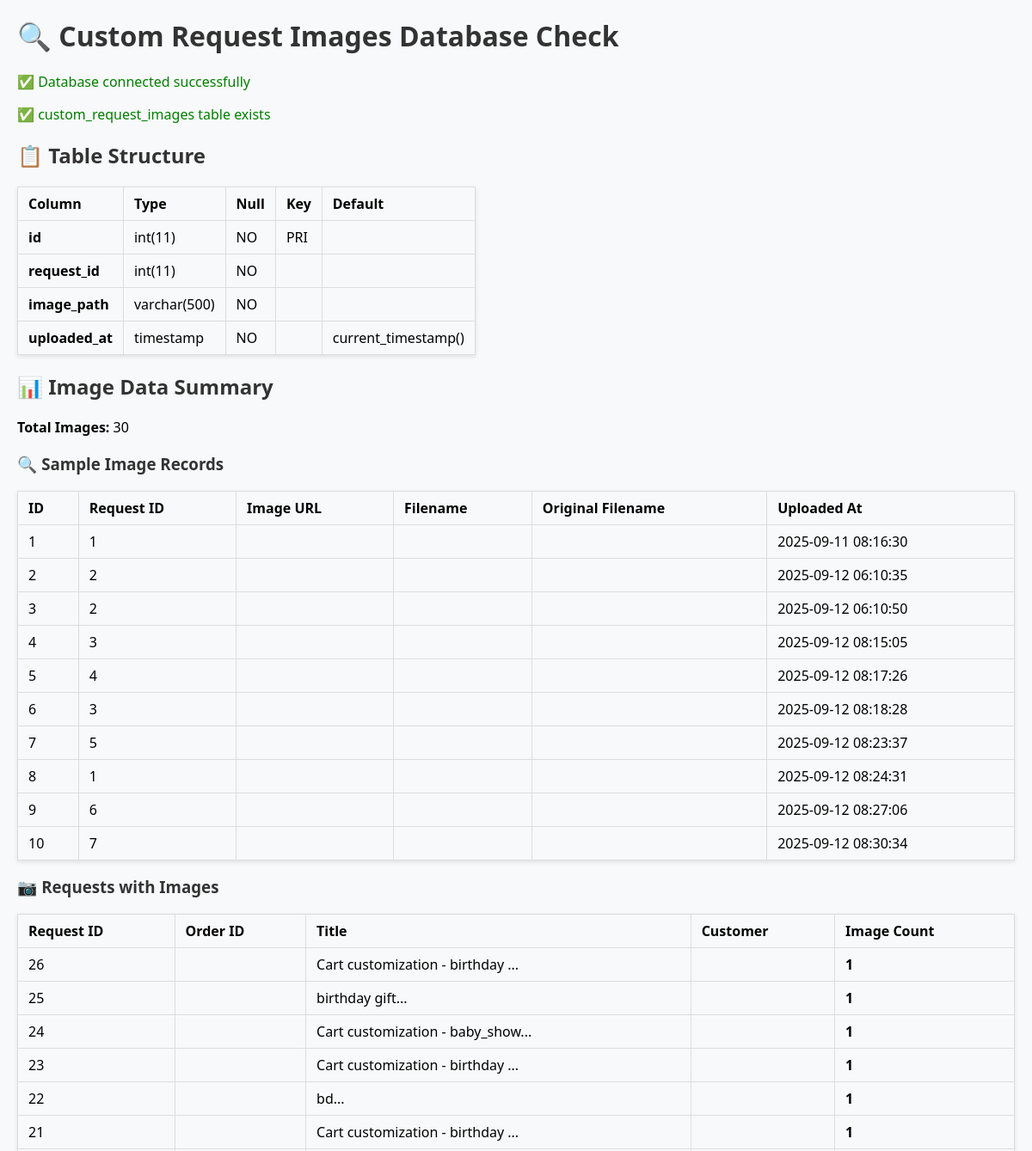
Page /check-image-database.php (upper part) on the earlier database version.
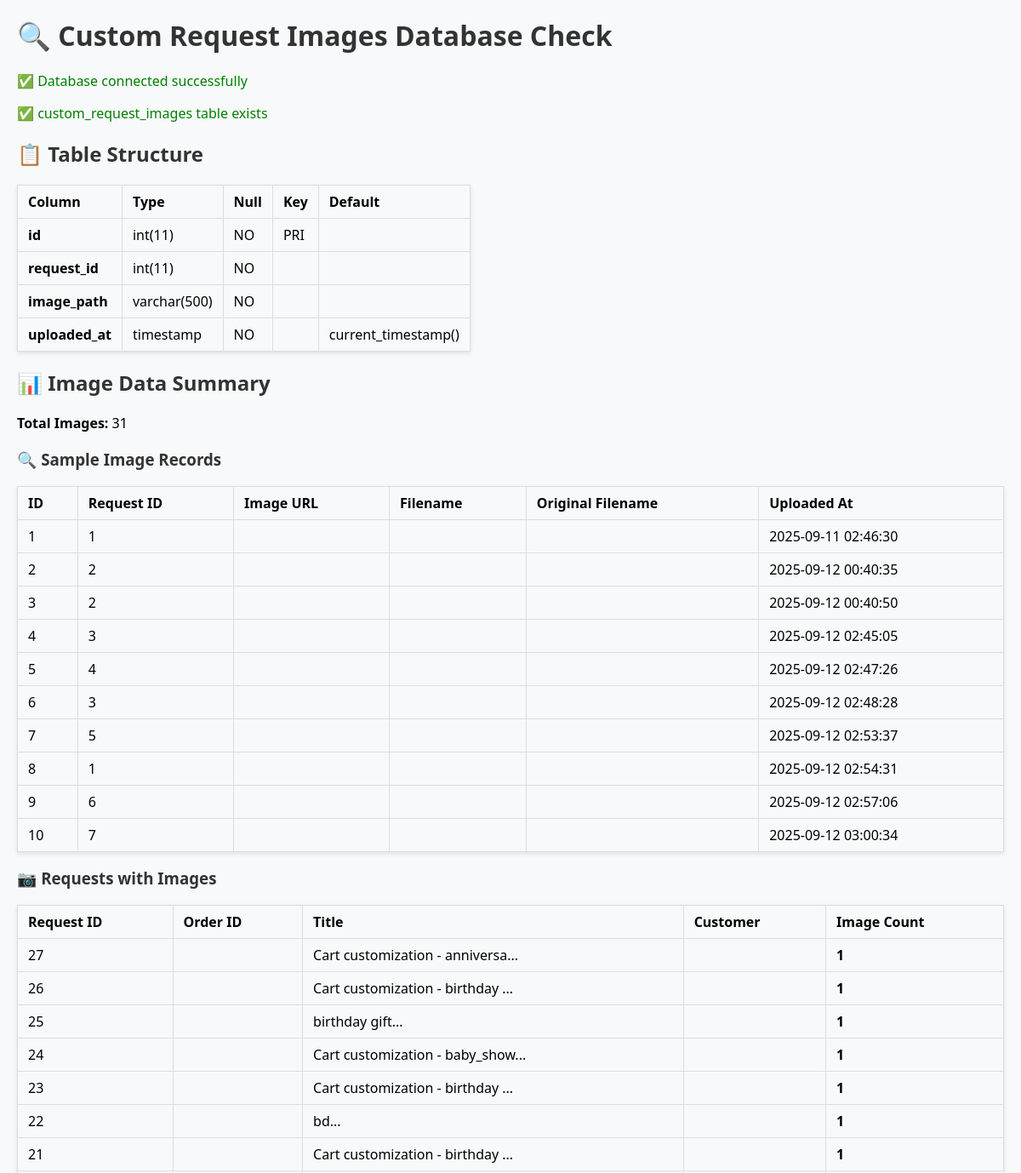
Same page on the later database version.
### tables this page shows
CREATE TABLE `custom_request_images` (
  `id` int(11) NOT NULL,
  `request_id` int(11) NOT NULL,
  `image_path` varchar(500) NOT NULL,
  `uploaded_at` timestamp NOT NULL DEFAULT current_timestamp()
);

CREATE TABLE `custom_requests` (
  `id` int(11) NOT NULL,
  `user_id` int(11) NOT NULL,
  `title` varchar(255) NOT NULL,
  `description` text NOT NULL,
  `category_id` int(11) DEFAULT NULL,
  `occasion` varchar(100) DEFAULT NULL,
  `budget_min` decimal(10,2) DEFAULT NULL,
  `budget_max` decimal(10,2) DEFAULT NULL,
  `deadline` date DEFAULT NULL,
  `special_instructions` text DEFAULT NULL,
  `gift_tier` enum('budget','premium') DEFAULT 'budget',
  `source` enum('form','cart') NOT NULL DEFAULT 'form',
  `artwork_id` int(11) DEFAULT NULL,
  `requested_quantity` int(11) NOT NULL DEFAULT 1,
  `status` enum('pending','in_progress','completed','cancelled') DEFAULT 'pending',
  `created_at` timestamp NOT NULL DEFAULT current_timestamp()
);

### check-image-database.php (the view, shortened to what this page needs)
<?php
echo "<h1>🔍 Custom Request Images Database Check</h1>";
try {
    $database = new Database();
    $pdo = $database->getConnection();
    echo "<p style='color: green;'>✅ Database connected successfully</p>";
    echo "<p style='color: green;'>✅ custom_request_images table exists</p>";
    echo "<h2>📋 Table Structure</h2>";
    $columns = $pdo->query("DESCRIBE custom_request_images")->fetchAll();
    echo "<table border='1' style='border-collapse: collapse; margin: 10px 0;'>";
    echo "<tr style='background: #f0f0f0;'><th>Column</th><th>Type</th><th>Null</th><th>Key</th><th>Default</th></tr>";
    foreach ($columns as $col) {
        echo "<tr>";
        echo "<td><strong>{$col['Field']}</strong></td>";
        echo "<td>{$col['Type']}</td>";
        echo "<td>{$col['Null']}</td>";
        echo "<td>{$col['Key']}</td>";
        echo "<td>{$col['Default']}</td>";
        echo "</tr>";
    }
    echo "</table>";
    $totalImages = $pdo->query("SELECT COUNT(*) FROM custom_request_images")->fetchColumn();
    echo "<h2>📊 Image Data Summary</h2>";
    echo "<p><strong>Total Images:</strong> $totalImages</p>";
    if ($totalImages > 0) {
        echo "<h3>🔍 Sample Image Records</h3>";
        $sampleImages = $pdo->query("SELECT * FROM custom_request_images LIMIT 10")->fetchAll();
        echo "<table border='1' style='border-collapse: collapse; width: 100%; margin: 10px 0;'>";
        echo "<tr style='background: #f0f0f0;'>";
        echo "<th>ID</th><th>Request ID</th><th>Image URL</th><th>Filename</th><th>Original Filename</th><th>Uploaded At</th>";
        echo "</tr>";
        foreach ($sampleImages as $img) {
            echo "<tr>";
            echo "<td>{$img['id']}</td>";
            echo "<td>{$img['request_id']}</td>";
            echo "<td style='max-width: 200px; word-break: break-all;'>{$img['image_url']}</td>";
            echo "<td>{$img['filename']}</td>";
            echo "<td>{$img['original_filename']}</td>";
            echo "<td>{$img['uploaded_at']}</td>";
            echo "</tr>";
        }
        echo "</table>";
        echo "<h3>📷 Requests with Images</h3>";
        $requestsWithImages = $pdo->query("
            SELECT
                cr.id,
                cr.order_id,
                cr.title,
                cr.customer_name,
                COUNT(cri.id) as image_count
            FROM custom_requests cr
            INNER JOIN custom_request_images cri ON cr.id = cri.request_id
            GROUP BY cr.id
            ORDER BY cr.id DESC
        ")->fetchAll();
        echo "<table border='1' style='border-collapse: collapse; width: 100%; margin: 10px 0;'>";
        echo "<tr style='background: #f0f0f0;'>";
        echo "<th>Request ID</th><th>Order ID</th><th>Title</th><th>Customer</th><th>Image Count</th>";
        echo "</tr>";
        foreach ($requestsWithImages as $req) {
            echo "<tr>";
            echo "<td>{$req['id']}</td>";
            echo "<td>{$req['order_id']}</td>";
            echo "<td>" . substr($req['title'], 0, 30) . "...</td>";
            echo "<td>{$req['customer_name']}</td>";
            echo "<td><strong>{$req['image_count']}</strong></td>";
            echo "</tr>";
        }
        echo "</table>";
    }
} catch (Exception $e) {
    echo "<div style='background: #f8d7da; padding: 20px; border-radius: 10px; margin: 20px 0; border-left: 5px solid #dc3545;'>";
    echo "<h3 style='color: #721c24; margin-top: 0;'>❌ Error Occurred</h3>";
    echo "<p style='color: #721c24;'><strong>Error:</strong> " . $e->getMessage() . "</p>";
    echo "</div>";
}
?>

Differences in the rows shown:
changed custom_request_images id 1: uploaded_at "2025-09-11 08:16:30" → "2025-09-11 02:46:30"
changed custom_request_images id 2: uploaded_at "2025-09-12 06:10:35" → "2025-09-12 00:40:35"
changed custom_request_images id 3: uploaded_at "2025-09-12 06:10:50" → "2025-09-12 00:40:50"
changed custom_request_images id 4: uploaded_at "2025-09-12 08:15:05" → "2025-09-12 02:45:05"
changed custom_request_images id 5: uploaded_at "2025-09-12 08:17:26" → "2025-09-12 02:47:26"
changed custom_request_images id 6: uploaded_at "2025-09-12 08:18:28" → "2025-09-12 02:48:28"
changed custom_request_images id 7: uploaded_at "2025-09-12 08:23:37" → "2025-09-12 02:53:37"
changed custom_request_images id 8: uploaded_at "2025-09-12 08:24:31" → "2025-09-12 02:54:31"
changed custom_request_images id 9: uploaded_at "2025-09-12 08:27:06" → "2025-09-12 02:57:06"
changed custom_request_images id 10: uploaded_at "2025-09-12 08:30:34" → "2025-09-12 03:00:34"
added custom_requests: id "27", title "Cart customization - anniversa", image_count "1"
Other differences:
$totalImages: "30" → "31"
